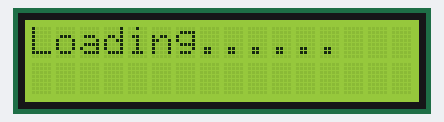
A sketch run on a simulated Arduino Uno, built with avr-gcc and run on an emulated ATmega328P. Shown: 16×2 character LCD.

Above: at 0.1 s.
At 5.1 s:
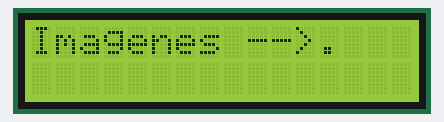
At 5.6 s:
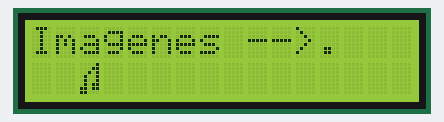
At 6.6 s:
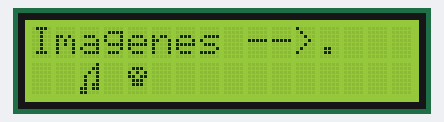

The sketch:

lcd_imagenes_basico_escuela.ino
```cpp
//Include LCD library   aqui inicio
#include <LiquidCrystal.h>

// initialize the library with the numbers of the interface pins
LiquidCrystal lcd(A0, A1, A2, A3, A4, A5);

// generamos cada imagen en el formato siguiente cada una debe tener nombre diferente

byte Sound[8] = {
    0b00001,
    0b00011,
    0b00101,
    0b01001,
    0b01001,
    0b01011,
    0b11011,
    0b11000
    };


    byte Skull[8] = {
    0b00000,
    0b01110,
    0b10101,
    0b11011,
    0b01110,
    0b01110,
    0b00000,
    0b00000
    };


    void setup() {
  // iniciamos la pantalla LCD
  lcd.begin(16, 2);

  // asignamos un identificador a cada imágen, en este caso la imagen 1 será sonido
  // y la imagen 2 será la calavera, podemos asignar las imagenes que sean necesarias

  lcd.createChar(1, Sound);
  lcd.createChar(2, Skull);


  // limpia la pantalla LCD
  lcd.clear();

  // Muestra un mensaje antes de iniciar el programa
  lcd.print("Loading......");
  delay(5000);
 }

 void loop() {

  // acomodamos el cursor donde lo deseemos
  lcd.setCursor(0, 0);
  //Escribimos un mensaje desde la posición del cursor
  lcd.print("Imagenes -->");
  delay(500);

  // movemos el cursor a la columna 2 fila 2 (recuerden que se empieza a contar desde el cero)
  // ejemplo:  lcd.setCursor(COLUMNA,FILA)
  lcd.setCursor(2, 1);
  lcd.write(byte(1));

  delay(1000);

  lcd.setCursor(4, 1);
  lcd.write(byte(2));

  delay(1000);


}
```

Measured:
- what the display in image 1 shows lasts 0.5 s, from 5.1 s to 5.6 s
- what the display in image 2 shows lasts 1.0 s, from 5.6 s to 6.6 s
